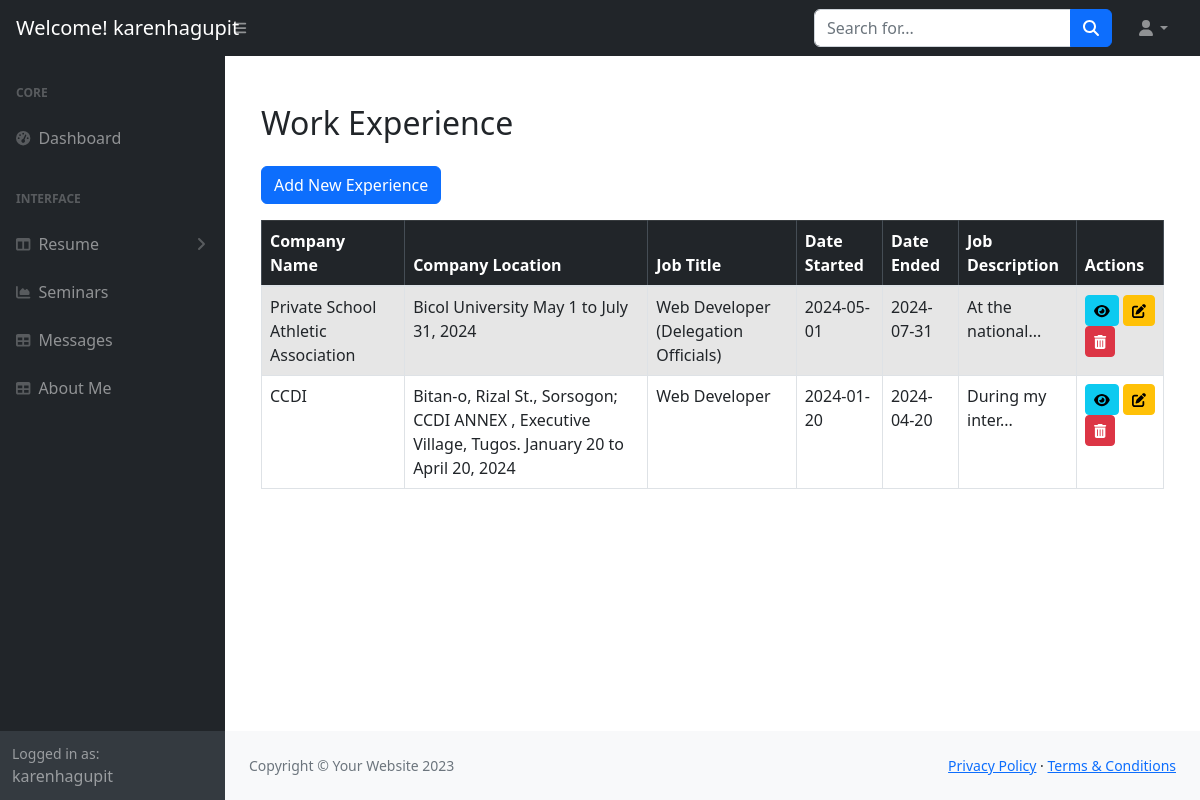
/dashboard/dashboard/view_experience.php (signed in), run on the app's committed database.
### tables this page shows
CREATE TABLE `experience` (
  `id` int(11) NOT NULL,
  `user_id` int(11) NOT NULL,
  `company_name` varchar(255) NOT NULL,
  `company_location` varchar(255) DEFAULT NULL,
  `job_title` varchar(255) NOT NULL,
  `date_started` date NOT NULL,
  `date_ended` date DEFAULT NULL,
  `job_description` text DEFAULT NULL
);

### dashboard/dashboard/view_experience.php (the view, shortened to what this page needs)
<?php
$servername = "localhost";
$username = "u734514591_kenruss";
$password = "RUSSken0617";
$dbname = "u734514591_kenruss";
$conn = new mysqli($servername, $username, $password, $dbname);
$username = $_SESSION['user'];
$sql = "SELECT * FROM experience ORDER BY date_started DESC";
$result = $conn->query($sql);
?>
<!DOCTYPE html>
<html lang="en">
    <head>
        <link href="https://cdn.jsdelivr.net/npm/simple-datatables@7.1.2/dist/style.min.css" rel="stylesheet" />
        <link rel="stylesheet" href="https://maxcdn.bootstrapcdn.com/bootstrap/4.5.2/css/bootstrap.min.css">
        <link href="css/styles.css" rel="stylesheet" />
    </head>
    <body class="sb-nav-fixed">
        <nav class="sb-topnav navbar navbar-expand navbar-dark bg-dark">
            <a class="navbar-brand ps-3" href="index.html">Welcome! <?php echo htmlspecialchars($username); ?></h1></a>
            <button class="btn btn-link btn-sm order-1 order-lg-0 me-4 me-lg-0" id="sidebarToggle" href="#!"><i class="fas fa-bars"></i></button>
            <form class="d-none d-md-inline-block form-inline ms-auto me-0 me-md-3 my-2 my-md-0">
                <div class="input-group">
                    <input class="form-control" type="text" placeholder="Search for..." aria-label="Search for..." aria-describedby="btnNavbarSearch" />
                    <button class="btn btn-primary" id="btnNavbarSearch" type="button"><i class="fas fa-search"></i></button>
                </div>
            </form>
            <ul class="navbar-nav ms-auto ms-md-0 me-3 me-lg-4">
                <li class="nav-item dropdown">
                    <a class="nav-link dropdown-toggle" id="navbarDropdown" href="#" role="button" data-bs-toggle="dropdown" aria-expanded="false"><i class="fas fa-user fa-fw"></i></a>
                </li>
            </ul>
        </nav>
        <div id="layoutSidenav">
            <div id="layoutSidenav_nav">
                <nav class="sb-sidenav accordion sb-sidenav-dark" id="sidenavAccordion">
                    <div class="sb-sidenav-menu">
                        <div class="nav">
                            <div class="sb-sidenav-menu-heading">Core</div>
                            <a class="nav-link" href="dashboard.php">
                                <div class="sb-nav-link-icon"><i class="fas fa-tachometer-alt"></i></div>
                                Dashboard
                            </a>
                            <div class="sb-sidenav-menu-heading">Interface</div>
                            <a class="nav-link collapsed" href="#" data-bs-toggle="collapse" data-bs-target="#collapseLayouts" aria-expanded="false" aria-controls="collapseLayouts">
                                <div class="sb-nav-link-icon"><i class="fas fa-columns"></i></div>
                                Resume
                                <div class="sb-sidenav-collapse-arrow"><i class="fas fa-angle-down"></i></div>
                            </a>
                             <a class="nav-link" href="dash_seminar.php">
                                <div class="sb-nav-link-icon"><i class="fas fa-chart-area"></i></div>
                                Seminars
                            </a>
                            <a class="nav-link" href="message.php">
                                <div class="sb-nav-link-icon"><i class="fas fa-table"></i></div>
                                Messages
                            </a>
                            <a class="nav-link" href="dash_about.php">
                                <div class="sb-nav-link-icon"><i class="fas fa-table"></i></div>
                                About Me
                            </a>
                        </div>
                    </div>
                    <div class="sb-sidenav-footer">
                        <div class="small">Logged in as:</div>
                        <?php echo htmlspecialchars($username); ?>
                    </div>
                </nav>
            </div>
            <div id="layoutSidenav_content">
                <main>
                    <div class="container-fluid px-4">
                    <div class="container mt-5">
    <h2 class="mb-4">Work Experience</h2>
    <a href="add_experience.php" class="btn btn-primary mb-3">Add New Experience</a>
    <div class="table-container">
        <table class="table table-striped table-hover table-bordered">
            <thead class="table-dark">
                <tr>
                    <th>Company Name</th>
                    <th>Company Location</th>
                    <th>Job Title</th>
                    <th>Date Started</th>
                    <th>Date Ended</th>
                    <th>Job Description</th>
                    <th>Actions</th>
                </tr>
            </thead>
            <tbody>
                <?php
                if ($result->num_rows > 0) {
                    while ($row = $result->fetch_assoc()) {
                        $job_description = htmlspecialchars($row["job_description"]);
                        $short_description = strlen($job_description) > 15 ? substr($job_description, 0, 15) . '...' : $job_description;
                        echo "<tr>
                            <td>" . htmlspecialchars($row["company_name"]) . "</td>
                            <td>" . htmlspecialchars($row["company_location"]) . "</td>
                            <td>" . htmlspecialchars($row["job_title"]) . "</td>
                            <td>" . htmlspecialchars($row["date_started"]) . "</td>
                            <td>" . htmlspecialchars($row["date_ended"]) . "</td>
                            <td>" . $short_description . "</td>
                            <td>
                                <button class='btn btn-sm btn-info' data-bs-toggle='modal' data-bs-target='#experienceModal" . $row["id"] . "'>
                                    <i class='fas fa-eye'></i>
                                </button>
                                <a href='edit_experience.php?id=" . $row["id"] . "' class='btn btn-sm btn-warning'>
                                    <i class='fas fa-edit'></i>
                                </a>
                                <a href='delete_experience.php?id=" . $row["id"] . "' class='btn btn-sm btn-danger' onclick='return confirm(\"Are you sure?\")'>
                                    <i class='fas fa-trash-alt'></i>
                                </a>
                            </td>
                        </tr>";
                    }
                } else {
                    echo "<tr><td colspan='7' class='text-center'>No records found</td></tr>";
                }
                ?>
            </tbody>
        </table>
    </div>
</div>
                </main>
                <footer class="py-4 bg-light mt-auto">
                    <div class="container-fluid px-4">
                        <div class="d-flex align-items-center justify-content-between small">
                            <div class="text-muted">Copyright &copy; Your Website 2023</div>
                            <div>
                                <a href="#">Privacy Policy</a>
                                &middot;
                                <a href="#">Terms &amp; Conditions</a>
                            </div>
                        </div>
                    </div>
                </footer>
            </div>
        </div>
    </body>
</html>

### data on the page
experience: company_name "Private School Athletic Association", company_location "Bicol University May 1 to July 31, 2024", job_title "Web Developer (Delegation Officials)", date_started "2024-05-01", date_ended "2024-07-31", job_description "At the national..."
experience: company_name "CCDI", company_location "Bitan-o, Rizal St., Sorsogon; CCDI ANNEX , Executive Village, Tugos. January 20 to April 20, 2024", job_title "Web Developer", date_started "2024-01-20", date_ended "2024-04-20", job_description "During my inter..."

### other printed values
$username "karenhagupit"
